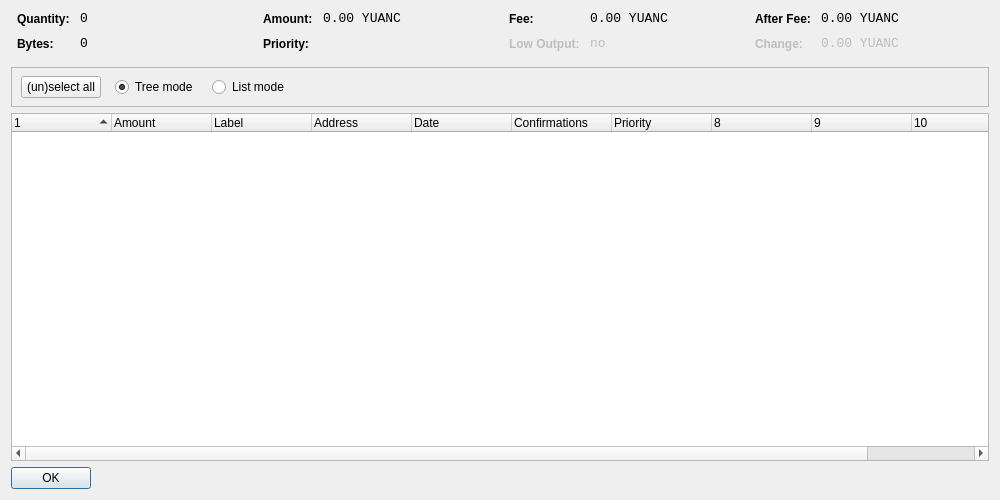
<?xml version="1.0" encoding="UTF-8"?>
<ui version="4.0">
 <class>CoinControlDialog</class>
 <widget class="QDialog" name="CoinControlDialog">
  <property name="geometry">
   <rect>
    <x>0</x>
    <y>0</y>
    <width>1000</width>
    <height>500</height>
   </rect>
  </property>
  <property name="windowTitle">
   <string>Coin Control</string>
  </property>
  <layout class="QVBoxLayout" name="verticalLayout">
   <item>
    <layout class="QHBoxLayout" name="horizontalLayoutTop" stretch="0,0,0,0">
     <property name="topMargin">
      <number>0</number>
     </property>
     <property name="bottomMargin">
      <number>10</number>
     </property>
     <item>
      <layout class="QFormLayout" name="formLayoutCoinControl1">
       <property name="horizontalSpacing">
        <number>10</number>
       </property>
       <property name="verticalSpacing">
        <number>10</number>
       </property>
       <property name="leftMargin">
        <number>6</number>
       </property>
       <property name="rightMargin">
        <number>6</number>
       </property>
       <item row="0" column="0">
        <widget class="QLabel" name="labelCoinControlQuantityText">
         <property name="styleSheet">
          <string notr="true">font-weight:bold;</string>
         </property>
         <property name="text">
          <string>Quantity:</string>
         </property>
        </widget>
       </item>
       <item row="0" column="1">
        <widget class="QLabel" name="labelCoinControlQuantity">
         <property name="font">
          <font>
           <family>Monospace</family>
           <pointsize>10</pointsize>
          </font>
         </property>
         <property name="cursor">
          <cursorShape>IBeamCursor</cursorShape>
         </property>
         <property name="contextMenuPolicy">
          <enum>Qt::ActionsContextMenu</enum>
         </property>
         <property name="text">
          <string notr="true">0</string>
         </property>
         <property name="textInteractionFlags">
          <set>Qt::LinksAccessibleByMouse|Qt::TextSelectableByKeyboard|Qt::TextSelectableByMouse</set>
         </property>
        </widget>
       </item>
       <item row="1" column="0">
        <widget class="QLabel" name="labelCoinControlBytesText">
         <property name="styleSheet">
          <string notr="true">font-weight:bold;</string>
         </property>
         <property name="text">
          <string>Bytes:</string>
         </property>
        </widget>
       </item>
       <item row="1" column="1">
        <widget class="QLabel" name="labelCoinControlBytes">
         <property name="font">
          <font>
           <family>Monospace</family>
           <pointsize>10</pointsize>
          </font>
         </property>
         <property name="cursor">
          <cursorShape>IBeamCursor</cursorShape>
         </property>
         <property name="contextMenuPolicy">
          <enum>Qt::ActionsContextMenu</enum>
         </property>
         <property name="text">
          <string notr="true">0</string>
         </property>
         <property name="textInteractionFlags">
          <set>Qt::LinksAccessibleByMouse|Qt::TextSelectableByKeyboard|Qt::TextSelectableByMouse</set>
         </property>
        </widget>
       </item>
      </layout>
     </item>
     <item>
      <layout class="QFormLayout" name="formLayoutCoinControl2">
       <property name="horizontalSpacing">
        <number>10</number>
       </property>
       <property name="verticalSpacing">
        <number>10</number>
       </property>
       <property name="leftMargin">
        <number>6</number>
       </property>
       <property name="rightMargin">
        <number>6</number>
       </property>
       <item row="0" column="0">
        <widget class="QLabel" name="labelCoinControlAmountText">
         <property name="styleSheet">
          <string notr="true">font-weight:bold;</string>
         </property>
         <property name="text">
          <string>Amount:</string>
         </property>
        </widget>
       </item>
       <item row="0" column="1">
        <widget class="QLabel" name="labelCoinControlAmount">
         <property name="font">
          <font>
           <family>Monospace</family>
           <pointsize>10</pointsize>
          </font>
         </property>
         <property name="cursor">
          <cursorShape>IBeamCursor</cursorShape>
         </property>
         <property name="contextMenuPolicy">
          <enum>Qt::ActionsContextMenu</enum>
         </property>
         <property name="text">
          <string notr="true">0.00 YUANC</string>
         </property>
         <property name="textInteractionFlags">
          <set>Qt::LinksAccessibleByMouse|Qt::TextSelectableByKeyboard|Qt::TextSelectableByMouse</set>
         </property>
        </widget>
       </item>
       <item row="1" column="0">
        <widget class="QLabel" name="labelCoinControlPriorityText">
         <property name="styleSheet">
          <string notr="true">font-weight:bold;</string>
         </property>
         <property name="text">
          <string>Priority:</string>
         </property>
        </widget>
       </item>
       <item row="1" column="1">
        <widget class="QLabel" name="labelCoinControlPriority">
         <property name="font">
          <font>
           <family>Monospace</family>
           <pointsize>10</pointsize>
          </font>
         </property>
         <property name="cursor">
          <cursorShape>IBeamCursor</cursorShape>
         </property>
         <property name="contextMenuPolicy">
          <enum>Qt::ActionsContextMenu</enum>
         </property>
         <property name="text">
          <string/>
         </property>
         <property name="textInteractionFlags">
          <set>Qt::LinksAccessibleByMouse|Qt::TextSelectableByKeyboard|Qt::TextSelectableByMouse</set>
         </property>
        </widget>
       </item>
      </layout>
     </item>
     <item>
      <layout class="QFormLayout" name="formLayoutCoinControl3">
       <property name="horizontalSpacing">
        <number>10</number>
       </property>
       <property name="verticalSpacing">
        <number>10</number>
       </property>
       <property name="leftMargin">
        <number>6</number>
       </property>
       <property name="rightMargin">
        <number>6</number>
       </property>
       <item row="0" column="0">
        <widget class="QLabel" name="labelCoinControlFeeText">
         <property name="styleSheet">
          <string notr="true">font-weight:bold;</string>
         </property>
         <property name="text">
          <string>Fee:</string>
         </property>
        </widget>
       </item>
       <item row="0" column="1">
        <widget class="QLabel" name="labelCoinControlFee">
         <property name="font">
          <font>
           <family>Monospace</family>
           <pointsize>10</pointsize>
          </font>
         </property>
         <property name="cursor">
          <cursorShape>IBeamCursor</cursorShape>
         </property>
         <property name="contextMenuPolicy">
          <enum>Qt::ActionsContextMenu</enum>
         </property>
         <property name="text">
          <string notr="true">0.00 YUANC</string>
         </property>
         <property name="textInteractionFlags">
          <set>Qt::LinksAccessibleByMouse|Qt::TextSelectableByKeyboard|Qt::TextSelectableByMouse</set>
         </property>
        </widget>
       </item>
       <item row="1" column="0">
        <widget class="QLabel" name="labelCoinControlLowOutputText">
         <property name="enabled">
          <bool>false</bool>
         </property>
         <property name="styleSheet">
          <string notr="true">font-weight:bold;</string>
         </property>
         <property name="text">
          <string>Low Output:</string>
         </property>
        </widget>
       </item>
       <item row="1" column="1">
        <widget class="QLabel" name="labelCoinControlLowOutput">
         <property name="enabled">
          <bool>false</bool>
         </property>
         <property name="font">
          <font>
           <family>Monospace</family>
           <pointsize>10</pointsize>
          </font>
         </property>
         <property name="cursor">
          <cursorShape>IBeamCursor</cursorShape>
         </property>
         <property name="contextMenuPolicy">
          <enum>Qt::ActionsContextMenu</enum>
         </property>
         <property name="text">
          <string notr="true">no</string>
         </property>
         <property name="textInteractionFlags">
          <set>Qt::LinksAccessibleByMouse|Qt::TextSelectableByKeyboard|Qt::TextSelectableByMouse</set>
         </property>
        </widget>
       </item>
      </layout>
     </item>
     <item>
      <layout class="QFormLayout" name="formLayoutCoinControl4">
       <property name="horizontalSpacing">
        <number>10</number>
       </property>
       <property name="verticalSpacing">
        <number>10</number>
       </property>
       <property name="leftMargin">
        <number>6</number>
       </property>
       <property name="rightMargin">
        <number>6</number>
       </property>
       <item row="0" column="0">
        <widget class="QLabel" name="labelCoinControlAfterFeeText">
         <property name="styleSheet">
          <string notr="true">font-weight:bold;</string>
         </property>
         <property name="text">
          <string>After Fee:</string>
         </property>
        </widget>
       </item>
       <item row="0" column="1">
        <widget class="QLabel" name="labelCoinControlAfterFee">
         <property name="font">
          <font>
           <family>Monospace</family>
           <pointsize>10</pointsize>
          </font>
         </property>
         <property name="cursor">
          <cursorShape>IBeamCursor</cursorShape>
         </property>
         <property name="contextMenuPolicy">
          <enum>Qt::ActionsContextMenu</enum>
         </property>
         <property name="text">
          <string notr="true">0.00 YUANC</string>
         </property>
         <property name="textInteractionFlags">
          <set>Qt::LinksAccessibleByMouse|Qt::TextSelectableByKeyboard|Qt::TextSelectableByMouse</set>
         </property>
        </widget>
       </item>
       <item row="1" column="0">
        <widget class="QLabel" name="labelCoinControlChangeText">
         <property name="enabled">
          <bool>false</bool>
         </property>
         <property name="styleSheet">
          <string notr="true">font-weight:bold;</string>
         </property>
         <property name="text">
          <string>Change:</string>
         </property>
        </widget>
       </item>
       <item row="1" column="1">
        <widget class="QLabel" name="labelCoinControlChange">
         <property name="enabled">
          <bool>false</bool>
         </property>
         <property name="font">
          <font>
           <family>Monospace</family>
           <pointsize>10</pointsize>
          </font>
         </property>
         <property name="cursor">
          <cursorShape>IBeamCursor</cursorShape>
         </property>
         <property name="contextMenuPolicy">
          <enum>Qt::ActionsContextMenu</enum>
         </property>
         <property name="text">
          <string notr="true">0.00 YUANC</string>
         </property>
         <property name="textInteractionFlags">
          <set>Qt::LinksAccessibleByMouse|Qt::TextSelectableByKeyboard|Qt::TextSelectableByMouse</set>
         </property>
        </widget>
       </item>
      </layout>
     </item>
    </layout>
   </item>
   <item>
    <widget class="QFrame" name="frame">
     <property name="minimumSize">
      <size>
       <width>0</width>
       <height>40</height>
      </size>
     </property>
     <property name="frameShape">
      <enum>QFrame::StyledPanel</enum>
     </property>
     <property name="frameShadow">
      <enum>QFrame::Sunken</enum>
     </property>
     <widget class="QWidget" name="horizontalLayoutWidget">
      <property name="geometry">
       <rect>
        <x>10</x>
        <y>0</y>
        <width>781</width>
        <height>41</height>
       </rect>
      </property>
      <layout class="QHBoxLayout" name="horizontalLayoutPanel" stretch="0,0,0,0,0">
       <property name="spacing">
        <number>14</number>
       </property>
       <item>
        <widget class="QPushButton" name="pushButtonSelectAll">
         <property name="sizePolicy">
          <sizepolicy hsizetype="Maximum" vsizetype="Fixed">
           <horstretch>0</horstretch>
           <verstretch>0</verstretch>
          </sizepolicy>
         </property>
         <property name="text">
          <string>(un)select all</string>
         </property>
        </widget>
       </item>
       <item>
        <widget class="QRadioButton" name="radioTreeMode">
         <property name="sizePolicy">
          <sizepolicy hsizetype="Maximum" vsizetype="Fixed">
           <horstretch>0</horstretch>
           <verstretch>0</verstretch>
          </sizepolicy>
         </property>
         <property name="text">
          <string>Tree mode</string>
         </property>
         <property name="checked">
          <bool>true</bool>
         </property>
        </widget>
       </item>
       <item>
        <widget class="QRadioButton" name="radioListMode">
         <property name="sizePolicy">
          <sizepolicy hsizetype="Maximum" vsizetype="Fixed">
           <horstretch>0</horstretch>
           <verstretch>0</verstretch>
          </sizepolicy>
         </property>
         <property name="text">
          <string>List mode</string>
         </property>
        </widget>
       </item>
       <item>
        <spacer name="horizontalSpacer">
         <property name="orientation">
          <enum>Qt::Horizontal</enum>
         </property>
         <property name="sizeHint" stdset="0">
          <size>
           <width>40</width>
           <height>20</height>
          </size>
         </property>
        </spacer>
       </item>
      </layout>
     </widget>
    </widget>
   </item>
   <item>
    <widget class="CoinControlTreeWidget" name="treeWidget">
     <property name="contextMenuPolicy">
      <enum>Qt::CustomContextMenu</enum>
     </property>
     <property name="sortingEnabled">
      <bool>false</bool>
     </property>
     <property name="columnCount">
      <number>11</number>
     </property>
     <attribute name="headerShowSortIndicator" stdset="0">
      <bool>true</bool>
     </attribute>
     <attribute name="headerStretchLastSection">
      <bool>false</bool>
     </attribute>
     <column>
      <property name="text">
       <string/>
      </property>
     </column>
     <column>
      <property name="text">
       <string>Amount</string>
      </property>
     </column>
     <column>
      <property name="text">
       <string>Label</string>
      </property>
     </column>
     <column>
      <property name="text">
       <string>Address</string>
      </property>
     </column>
     <column>
      <property name="text">
       <string>Date</string>
      </property>
     </column>
     <column>
      <property name="text">
       <string>Confirmations</string>
      </property>
      <property name="toolTip">
       <string>Confirmed</string>
      </property>
     </column>
     <column>
      <property name="text">
       <string>Priority</string>
      </property>
     </column>
     <column>
      <property name="text">
       <string/>
      </property>
     </column>
     <column>
      <property name="text">
       <string/>
      </property>
     </column>
     <column>
      <property name="text">
       <string/>
      </property>
     </column>
     <column>
      <property name="text">
       <string/>
      </property>
     </column>
    </widget>
   </item>
   <item>
    <widget class="QDialogButtonBox" name="buttonBox">
     <property name="sizePolicy">
      <sizepolicy hsizetype="Maximum" vsizetype="Fixed">
       <horstretch>0</horstretch>
       <verstretch>0</verstretch>
      </sizepolicy>
     </property>
     <property name="orientation">
      <enum>Qt::Horizontal</enum>
     </property>
     <property name="standardButtons">
      <set>QDialogButtonBox::Ok</set>
     </property>
    </widget>
   </item>
  </layout>
 </widget>
 <customwidgets>
  <customwidget>
   <class>CoinControlTreeWidget</class>
   <extends>QTreeWidget</extends>
   <header>coincontroltreewidget.h</header>
  </customwidget>
 </customwidgets>
 <resources/>
 <connections/>
</ui>
